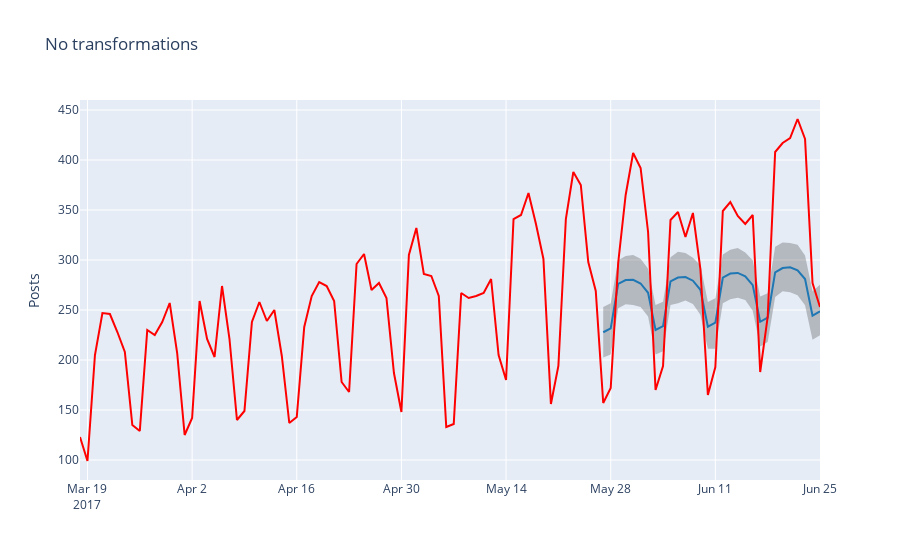
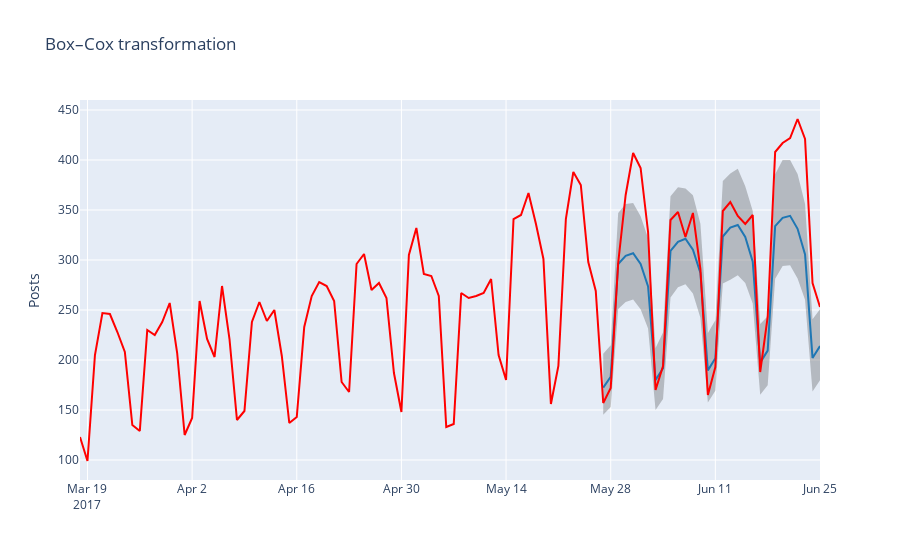

These figures' notebook cell, in order:
### Markdown cell above
So, we can definitely state an increase in the quality of the model.

Finally, let's plot our previous performance with the latest results side-by-side. Note that we use `prediction_size` for the third parameter in order to zoom in on the interval being predicted:

### Code cell
show_forecast(cmp_df, prediction_size, 100, 'No transformations')
show_forecast(cmp_df2, prediction_size, 100, 'Box–Cox transformation')
